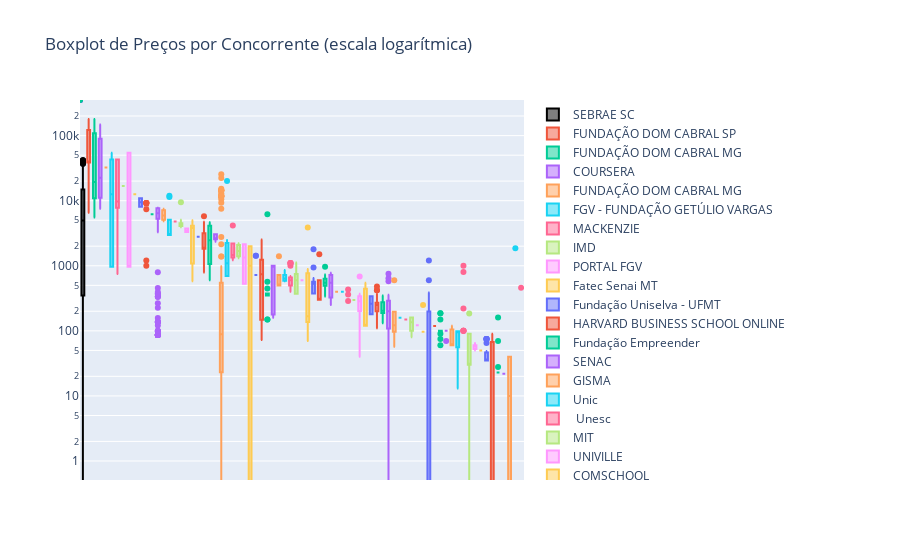

Notebook code for this chart:
### Markdown cell above
##### Média: 3266
##### Desvio padrão: 9870
##### Mediana: 120,1

### Code cell
viz.boxplot()

### Figure 1 — Plotly figure (JSON) as saved in the notebook; plotly's stock layout.template omitted (floating-point values rounded to 4 significant figures; data arrays with more than 128 entries replaced by an {"elided": "..."} marker saying what was removed)
{"data": [{"marker": {"color": "black"}, "name": "SEBRAE SC", "type": "box", "x0": -1, "y": {"elided": "901 float values"}}, {"name": "FUNDAÇÃO DOM CABRAL SP", "type": "box", "x0": 0, "y": [38650, 39980, 39980, 122000, 180000, 6510]}, {"name": "FUNDAÇÃO DOM CABRAL MG", "type": "box", "x0": 1, "y": [109000, 118650, 6100, 180000, 37590, 15960, 20900, 10900, 17900, 5500]}, {"name": "COURSERA", "type": "box", "x0": 2, "y": [10000, 11640, 22104, 89280.0, 22950, 11052, 148500.0, 27200, 7500, 89280.0]}, {"name": "FUNDAÇÃO DOM CABRAL MG", "type": "box", "x0": 3, "y": [32500, 32500, 32500, 32500]}, {"name": "FGV - FUNDAÇÃO GETÚLIO VARGAS", "type": "box", "x0": 4, "y": [54570.0, 54570.0, 54570.0, 54570.0, 54570.0, 54570.0, 41520.0, 40700.0, 28330.0, 28330.0, 28330.0, 28330.0, 43590.0, 43590.0, 43590.0, 43590.0, 43590.0, 43590.0, 43590.0, 12551, 12551, 12551, 12551, 12551, 19490.0, 19490.0, 19490.0, 18150, 18150, 1420.0, 1420.0, 4980, 4980, 4980, 971, 1420.0, 1420.0, 966, 966, 966, 966, 966, 966, 966, 966, 966, 966, 966, 966, 966, 966]}, {"name": "MACKENZIE", "type": "box", "x0": 5, "y": [42792, 42792, 42792, 42792, 42792, 42792, 42792, 42792, 42792, 750, 1200, 750, 960, 1980, 800, 9720, 9720, 9720, 9720, 9720, 9720, 9720, 9720, 9720, 9720]}, {"name": "IMD", "type": "box", "x0": 6, "y": [16830.0, 16830.0, 16830.0, 16830.0, 16830.0]}, {"name": "PORTAL FGV", "type": "box", "x0": 7, "y": [966, 966, 966, 966, 966, 966, 966, 966, 966, 966, 966, 966, 966, 966, 966, 966, 966, 54570.0, 54570.0, 54570.0, 54570.0, 54570.0, 54570.0, 54570.0, 980.0]}, {"name": "Fatec Senai MT", "type": "box", "x0": 8, "y": [12600, 12600]}, {"name": "Fundação Uniselva - UFMT", "type": "box", "x0": 9, "y": [10908, 8100]}, {"name": "HARVARD BUSINESS SCHOOL ONLINE", "type": "box", "x0": 10, "y": [9227, 8439.0, 9228.0, 9228.0, 8437.0, 8437.0, 8437.0, 8437.0, 8437.0, 7387.0, 9228.0, 8437.0, 8437.0, 8437.0, 8437.0, 1200, 1000]}, {"name": "Fundação Empreender", "type": "box", "x0": 11, "y": [6169.0, null]}, {"name": "SENAC", "type": "box", "x0": 12, "y": {"elided": "2471 float values"}}, {"name": "GISMA", "type": "box", "x0": 13, "y": [5905.0, 7532.0, 4820.0]}, {"name": "Unic", "type": "box", "x0": 14, "y": [11380.0, 11960.0, 2970.0, 2970.0, 2970.0, 2970.0, 2970.0, 2970.0, 2970.0]}, {"name": " Unesc", "type": "box", "x0": 15, "y": [4776, 4776, 4776, 4776, 4776]}, {"name": "MIT", "type": "box", "x0": 16, "y": [4400, 4300, 4300, 4400, 4100, 4100, 4500, 4500, 4500, 4100, 9500, 4100, 4500, 3900, 5100, 4100, 4100, 5100, 4100, 4500, null, null, null, null, null, null, null, null, null, null, null]}, {"name": "UNIVILLE", "type": "box", "x0": 17, "y": [null, null, null, null, null, null, null, null, null, null, null, null, null, null, null, null, null, null, null, null, 3300, 3300, 3300, 3300, 3300, 3300, 3300, 3300, 3298.0, 3735, 3735, 3735, 3298.0, 3298.0, 3735, 3298.0, 3735, 3735]}, {"name": "COMSCHOOL", "type": "box", "x0": 18, "y": [4990, 4190, 2090, 580, 3790, 750, 3980.0]}, {"name": "BTC", "type": "box", "x0": 19, "y": [2800]}, {"name": "PREPARA CURSOS", "type": "box", "x0": 20, "y": [1812.0, 4732.0, 1840.0, 3155.0, 2366.0, 1840.0, 1840.0, 3155.0, 1577.0, 788.7, 5784.0]}, {"name": "CARLOS ESAU", "type": "box", "x0": 21, "y": [599, 2470, 4650]}, {"name": "UNIASSELVI", "type": "box", "x0": 22, "y": [0, 0, 2330.0, 2563.0, 2563.0, 2563.0, 2563.0, 2563.0, 2563.0, 2563.0, 2563.0, 2563.0, 2563.0, 2563.0, 2563.0, 2563.0, 2563.0, 2563.0, 2563.0, 2563.0, 2563.0, 3052.0, 3052.0, 3052.0, 3052.0, 3052.0, 3052.0, 3052.0, 3052.0]}, {"name": "SENAI", "type": "box", "x0": 23, "y": [35.6, 92.55, 35.6, 89, 24.47, 74.75, 49.84, 49.84, 453.6, 49.84, 398.7, 36.95, 24.92, 303, 398.7, 89, 661, 243, 2149, 677.4, 661, 542, 386, 979, 14400, 11880, 12222, 14400, 12960, 15300, 11880, 14652, 14400, 14400, 490, 1385, 1385, 490, 225, 225, 225, 252, 252, 10536, 11352, 25464, 11664, 11664, 11664, 9336, 280, 300, 250, 300, 260, 300, 300, 220, 350, 250, 22410, 14155, 180, 2760, 300, 250, 7520, 13.24, 25.11, 25.11, 25.11, 15.22, 13.24, 25.11, 17.2, 25.11, 21.15, 17.2, 21.15, 17.2, 17.2, 17.2, 19.18, 21.15, 21.15, 15.22, 19.18, 48.85, 84.48, 25.11, 19.18, 23.13, 23.13, 25.11, 84.48, 124.1, 19.18, 23.13, 13.24, 17.2, 19.18, 15.22, 13.24, 25.11, 13.24, 23.13, 13.24, 19.18, 84.48, 71.2, 35.6, 71.2, 0, 71.2, 0, 569.6, 0]}, {"name": "G4EDUCAÇÃO", "type": "box", "x0": 24, "y": [2497, 1488, 2497, 1697, 1997, 1697, 697, 697, 697, 697, 697, 697, 2497, 697, 19997, 697]}, {"name": "MICROLINS", "type": "box", "x0": 25, "y": [1218.0, 2192.0, 1461.0, 1461.0, 1218.0, 2192.0, 4140.0, 1461.0]}, {"name": "Eprotec", "type": "box", "x0": 26, "y": [1680, 1300, 2210]}, {"name": "INTEGRAÇÃO - ESCOLA DE NEGÓCIOS", "type": "box", "x0": 27, "y": [2150, 1520, 1340, 1250, 530, 530, 2150, 530, 2150]}, {"name": "ACIB - Associação Empresarial de Blumenau", "type": "box", "x0": 28, "y": [0, 2000]}, {"name": "ECONET TREINAMENTO E DESENVOVIMENTO", "type": "box", "x0": 29, "y": [724, 724, 724, 1420, 724, 1420, 724, 724, 724, 724, 724]}, {"name": "IMPACTA", "type": "box", "x0": 30, "y": [155.2, 198.4, 205.5, 205.5, 72.28, 120.5, 120.5, 1267.0, 2000, 2200.0, 841.0, 113.3, 126.9, 233.2, 786.9, 737.9, 887.5, 986.3, 1232.0, 2530.0, 1699.0]}, {"name": "ACIT - Associação Empresarial de Tubarão", "type": "box", "x0": 31, "y": [349, 150, 349, 150, 349, 349, 349, 570, 6169.0, 349, 349, 449, 349]}, {"name": "ANHAGUERA", "type": "box", "x0": 32, "y": {"elided": "265 float values"}}, {"name": "ACIJS - Associação Empresarial de Jaraguá do Sul", "type": "box", "x0": 33, "y": [497, 1399, 497, 497, 497]}, {"name": "CURSOS CPT", "type": "box", "x0": 34, "y": [760, 790, 829, 760, 590, 590, 690, 590, 690, 690, 590, 620, 690, 580, 580, 590, 860, 580, 580, 580, 790, 720, 690, 620, 590, 640, 720, 690, 580, 720, 720, 590, 690, 640, 580]}, {"name": "GRUPO IBECC", "type": "box", "x0": 35, "y": [499, 599, 499, 599, 499, 399, 1079, 649, 399, 399, 399, 599, 649, 699, 1099, 1099, 549, 999, 609, 609, 549, 549, 549, 649, 1099]}, {"name": "ABIMAQ", "type": "box", "x0": 36, "y": [1120, 370, 750, 370, 750, 370, 600]}, {"name": "ILOVERS", "type": "box", "x0": 37, "y": [597, 597, 597, 597, 597, 597]}, {"name": "Senac MT", "type": "box", "x0": 38, "y": [160, 891, 163, 124.0, 212, 86, 772.0, 772.0, 386, 3882.0, 745.0, 70, 136, 138, 167]}, {"name": "ACIJ - Associação Empresarial de Joinville", "type": "box", "x0": 39, "y": [530, 530, 375, 530, 530, 566, 566, 0, 566, 647, 1795, 566, 530, 0, 530, 375, 375, 940]}, {"name": "FACOPI", "type": "box", "x0": 40, "y": [300, 300, 300, 300, 1500]}, {"name": "ACIC - Associação Empresarial de Criciúma", "type": "box", "x0": 41, "y": [554, 494, 734, 712, 0, 494, 376, 336.1, 494, 631.8, 494, 494, 494, 376, 631, 550, 614, 970, 550, 631, 631]}, {"name": "AGÊNCIA DE BOLSO", "type": "box", "x0": 42, "y": [249, 779.9, 549]}, {"name": "FIEG", "type": "box", "x0": 43, "y": [400, null, null, null, null, null, null, null, null]}, {"name": "Mercado e-commerce", "type": "box", "x0": 44, "y": [399]}, {"name": "FIRJAN", "type": "box", "x0": 45, "y": [291, 291, 291, 291, 291, 291, 432, 291, 291, 362, null, null, 291, 288]}, {"name": "Expert Digital", "type": "box", "x0": 46, "y": [299]}, {"name": "DNCE", "type": "box", "x0": 47, "y": [328, 328, 371, 201.4, 286.2, 201.4, 201.4, 685, 286.2, 371, 328.6, 40, 201.4]}, {"name": "PAULA PEDROZA", "type": "box", "x0": 48, "y": [null, 120, 120, 550]}, {"name": "SEBRAE MT", "type": "box", "x0": 49, "y": [340, 180]}, {"name": "ITC CURSOS E TREINAMENTOS", "type": "box", "x0": 50, "y": [220, 360, 110, 250, 310, 250, 250, 250, 220, 230, 250, 230, 250, 310, 120, 200, 310, 200, 200, 230, 160, 230, 310, 360, 310, 310, 250, 310, 180, 310, 180, 270, 230, 230, 270, 420, 260, 220, 220, 220, 336, 120, 150, 250, 180, 190, 220, 120, 200, 180, 200, 200, 250, 370, 250, 220, 250, 200, 180, 180, 250, 250, 190, 180, 250, 250, 250, 120, 270, 220, 220, 220, 320, 220, 160, 250, 270, 270, 270, 270, 200, 200, 220, 230, 420, 250, 310, 230, 310, 480, 310, 230, 310, 250, 310, 230, 270, 320, 270, 270, 270, 200, 220, 250, 270, 150, 270, 250, 250, 200, 180, 250, 120, 180, 180, 200, 200]}, {"name": "ACIL", "type": "box", "x0": 51, "y": [185, 190, 218, 250, 131, 350, 300, 190]}, {"name": "CDL FLORIANOPOLIS", "type": "box", "x0": 52, "y": [135, 0, 291, null, 250, 168, 0, 159, 315, 0, 300, 321, 294, 310, 240, 99, 756, 291, 345, 294, 645, 320, 110, 220, 183, 135, 0, 345, 245, 200, 135, 0, 0, 0, 580, 265, 200, 0, 0, 120, 291, 290, 320, 291, 147, 80, 234, 120, null, 0, 250, 105, 360, 120, 120, 291, 255, 135, 0, 0, 120, 120, 270]}, {"name": "EB TREINAMENTOS", "type": "box", "x0": 53, "y": [147, 97, null, null, 197, 57, 597, 97]}, {"name": "VERBO EDUCACIONAL", "type": "box", "x0": 54, "y": [159, 159, 159, 159, 159, 159, 159, 159, null, null]}, {"name": "MULTIVIX", "type": "box", "x0": 55, "y": [null, null, 149, 149, 149]}, {"name": "CAP CURSOS PROFISSIONALIZANTES", "type": "box", "x0": 56, "y": [150, 120, 160, 80, 120, 160, 80, 160]}, {"name": "FUTURE LEARN", "type": "box", "x0": 57, "y": [121.4, 121.4, 121.4, 121.4, 121.4, 121.4, 121.4, 121.4, 121.4, 121.4, 121.4, 121.4, 121.4, 121.4, 121.4, 121.4, 121.4, 121.4, 121.4, 121.4, 121.4, 121.4, 121.4, 121.4, 121.4, 121.4, 121.4, 121.4, 121.4, 121.4, 121.4, 121.4, 121.4, 121.4, 121.4, 121.4, 121.4]}, {"name": "FUCAP", "type": "box", "x0": 58, "y": [97, 97, 97, 97, 97, 97, 250]}, {"name": "CDL MATRIZ", "type": "box", "x0": 59, "y": {"elided": "144 float values"}}, {"name": "DESCOMPLICA", "type": "box", "x0": 60, "y": [118.2, 118.2, 118.2, 118.2, 118.2, 118.2, null, null, null, null, null, null, null, null, null, null, null]}, {"name": "EVOLUIR SST", "type": "box", "x0": 61, "y": [75, 59.9, 99, 99.9, 99.9, 99.9, 99.9, 99.9, 99.9, 89.9, 99.9, 149.9, 186.9, 186.9, 99.9]}, {"name": "Universidade do Contestado", "type": "box", "x0": 62, "y": [100, 70, 100, 100, 100, 100]}, {"name": "SAPIUM", "type": "box", "x0": 63, "y": [59.9, 120, 59.9]}, {"name": "AUSTRÁLIA BRASIL", "type": "box", "x0": 64, "y": [99, 13, 99, 99]}, {"name": "SEBRAE ES", "type": "box", "x0": 65, "y": [0, 0, 0, 0, 0, 0, 0, 1000, 100, 0, 0, 0, 0, 100, 800, 0, 0, 0, 0, 0, 0, 0, 0, 0, 0, 100, 0, 100, 0, 220, 0, 0, 0]}, {"name": "SEBRAE PB", "type": "box", "x0": 66, "y": [90, 90, 30, 30, 30, 185, 90, 90, 30, 90, 80, 30, 30, 0, 90, 30, 30, 30]}, {"name": "UNOPAR", "type": "box", "x0": 67, "y": [59.9, 64.9, 49.9, 49.9, 59.9, 59.9, 59.9]}, {"name": "CONGNITIVE CPC", "type": "box", "x0": 68, "y": [49.99]}, {"name": "DOMESTIKA", "type": "box", "x0": 69, "y": [47, 35, 35, 35, 35, 35, 35, 35, 35, 35, 35, 75, 45, 45, 35, 35, 45, 35, 35, 47, 65, 35, 35, 35, 35, 35, 75, 45, 75, 75, 35, 45, 47, 35, 35, 35, 49, 75, 49, 47, 35, 35, 35, 45, 45, 35, 35]}, {"name": "ACADEMIA ELORE", "type": "box", "x0": 70, "y": [0, 89.9, 0]}, {"name": "UDEMY", "type": "box", "x0": 71, "y": [22.9, 22.9, 22.9, 22.9, 22.9, 22.9, 22.9, 22.9, 22.9, 22.9, 22.9, 22.9, 22.9, 22.9, 22.9, 22.9, 22.9, 69.9, 22.9, 22.9, 159.9, 22.9, 22.9, 27.9, 22.9, 22.9, 22.9, 22.9, 22.9, 22.9, 22.9, 22.9, 22.9, 22.9, 22.9, 22.9, 22.9, 22.9, 22.9, 22.9, 22.9, 22.9, 22.9, 22.9, 22.9, 22.9, 22.9, 22.9, 22.9, 22.9, 22.9, 22.9, 22.9, 22.9, 22.9]}, {"name": "CEFIS", "type": "box", "x0": 72, "y": [21.9, 21.9, 21.9, 21.9, 21.9, 21.9, 21.9, 21.9, 21.9, 21.9, 21.9, 21.9, 21.9, 21.9, 21.9, 21.9, 21.9, 21.9, 21.9, 21.9, 21.9, 21.9, 21.9, 21.9, 21.9, 21.9, 21.9, 21.9, 21.9, 21.9, 21.9, 21.9, 21.9, 21.9, 21.9, 21.9, 21.9, 21.9, 21.9, 21.9, 21.9, 21.9, 21.9, 21.9, 21.9, 21.9, 21.9, 21.9, 21.9, 21.9, 21.9, 21.9, 21.9, 21.9, 21.9, 21.9, 21.9, 21.9, 21.9, 21.9, 21.9, 21.9, 21.9, 21.9, 21.9, 21.9, 21.9, 21.9, 21.9, 21.9, 21.9, 21.9, 21.9, 21.9, 21.9, 21.9, 21.9, 21.9, 21.9, 21.9, 21.9, 21.9, 21.9, 21.9, 21.9, 21.9, 21.9, 21.9, 21.9, 21.9, 21.9, 21.9, 21.9, 21.9, 21.9, 21.9, 21.9, 21.9, 21.9, 21.9, 21.9, 21.9, 21.9, 21.9, 21.9, 21.9, 21.9, 21.9, 21.9, 21.9, 21.9, 21.9, 21.9, 21.9]}, {"name": "SEBRAE PE", "type": "box", "x0": 73, "y": [0, 0, 0, 20, 40, 40, 40, 0]}, {"name": "SEBRAE TO", "type": "box", "x0": 74, "y": [0, 0, 0, 0, 0, 0, 0, 0, 0, 0, 0, 0, 0, 0, 0, 0, 0, 0, 0, 0, 0, 0, 0, 0, 0, 0, 0, 0, 0, 0, 0, 0, 0, 0, 0, 0, 0, 0, 0, 0, 0, 0, 0, 0, 0, 0, 0, 0, 0, 0, 0, 0, 0, 0, 0, 0, 0, 0, 0, 0, 0, 0, 0, 0, 0, 0, 0, 0, 0, 0, 0, 0, 0, 0, 0, 0, 0, 0, 0, 0, 0, 0, 0, 0, 0, 0, 0, 0, 0, 0, 0, 0, 0, 0, 0, 0, 0, 0, 0, 0, 0, 0, 0, 0, 0, 0, 0, 0, 0, 0, 1860]}, {"name": "SEBRAE RJ", "type": "box", "x0": 75, "y": [0, 0, 0, 0, 0, 0, 0, 0, 0, 0, 0, 0, 0, 0, 0, 0, 0, 0, 0, 0, 0, 0, 0, 0, 0, 0, 0, 0, 0, 0, 0, 0, 0, 0, 0, 0, 0, 0, 0, 0, 0, 0, 0, 0, 0, 0, 0, 0, 0, 0, 0, 0, 0, 0, 0, 0, 0, 0, 0, 0, 0, 0, 0, 0, 0, 0, 0, 0, 0, 0, 0, 0, 0, 0, 0, 0, 0, 0, 0, 0, 0, 0, 0, 0, 0, 0, 0, 0, 0, 0, 0, 0, 0, 0, 0, 0, 0, 0, 0, 0, 0, 0, 0, 0, 0, 0, 0, 0, 0, 0, 460, 0]}, {"name": "CENOFISCO - CENTRO DE CAPACITAÇÃO PROFISSIONAL", "type": "box", "x0": 76, "y": [null, null, null, null, null, null, null, null, null, null, null, null, null, null, null, null, null, null, null, null, null, null, null, null, null, null, null, null, null, null, null, null, null, null, null, null, null, null, null, null, null, null, null, null, null, null, null, null, null, null, null, null, null, null, null, null, null, null, null, null, null, null, null, null, null, null, null, null, null, null, null, null, null, null, null, null, null, null, null, null, null, null, null, null, null, null, null, null, null, null, null, null, null, null, null, null, null, null, null, null, null, null, null, null, null, null, null, null, null, null, null, null, null, null, null, null, null]}, {"name": "ACCELERE", "type": "box", "x0": 77, "y": [null, null, null, null]}, {"name": "BRADESCO ESCOLA", "type": "box", "x0": 78, "y": [null, null, null, null, null, null, null, null, null, null, null, null, null, null, null, null, null, null, null, null, null, null, null, null, null, null, null, null, null, null]}, {"name": "CRUZEIRO DO SUL", "type": "box", "x0": 79, "y": [null, null, null, null, null, null, null, null, null, null, null, null]}, {"name": "TOTVS", "type": "box", "x0": 80, "y": [null, null, null, null, null, null, null, null, null, null, null, null, null, null, null, null, null, null, null, null, null, null, null, null, null, null, null]}, {"name": "ACCELERE", "type": "box", "x0": 81, "y": [null, null, null, null]}, {"name": "GAKKAICONSULTORIA", "type": "box", "x0": 82, "y": [null, null, null, null, null, null, null, null, null, null, null, null, null]}, {"name": "IED SÃO PAULO", "type": "box", "x0": 83, "y": [null, null, null, null, null, null, null, null, null, null, null, null]}, {"name": "CENTRO EUROPEU", "type": "box", "x0": 84, "y": [null, null]}, {"name": "FIESP", "type": "box", "x0": 85, "y": [null, null, null, null, null, null, null, null, null, null, null, null]}, {"name": "PORTALIBG", "type": "box", "x0": 86, "y": [null, null, null, null, null, null, null, null]}, {"name": "Cursos Módulos", "type": "box", "x0": 87, "y": [null]}, {"name": "ACISMO - São Miguel do Oeste", "type": "box", "x0": 88, "y": [null, null, null]}], "layout": {"title": {"text": "Boxplot de Preços por Concorrente (escala logarítmica)"}, "xaxis": {"showticklabels": false}, "yaxis": {"type": "log"}}}
